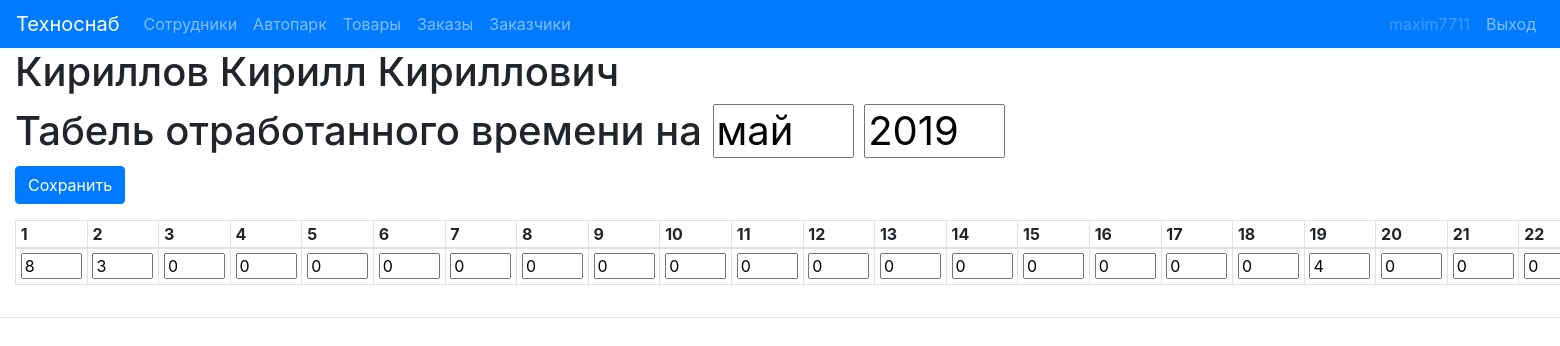
Screenshot of /workers/tabel/9/ (signed in) with the database file from the repository.
### workers/models.py (models this page shows, shortened)
class Tabel_time(models.Model):
    worker = models.ForeignKey(Worker, verbose_name="Сотрудник", null=True, on_delete=models.SET_NULL)
    day1 = models.IntegerField(verbose_name="Количество часов", null=True, default=0)
    day2 = models.IntegerField(verbose_name="Количество часов", null=True, default=0)
    day3 = models.IntegerField(verbose_name="Количество часов", null=True, default=0)
    day4 = models.IntegerField(verbose_name="Количество часов", null=True, default=0)
    day5 = models.IntegerField(verbose_name="Количество часов", null=True, default=0)
    day6 = models.IntegerField(verbose_name="Количество часов", null=True, default=0)
    day7 = models.IntegerField(verbose_name="Количество часов", null=True, default=0)
    day8 = models.IntegerField(verbose_name="Количество часов", null=True, default=0)
    day9 = models.IntegerField(verbose_name="Количество часов", null=True, default=0)
    day10 = models.IntegerField(verbose_name="Количество часов", null=True, default=0)
    day11 = models.IntegerField(verbose_name="Количество часов", null=True, default=0)
    day12 = models.IntegerField(verbose_name="Количество часов", null=True, default=0)
    day13 = models.IntegerField(verbose_name="Количество часов", null=True, default=0)
    day14 = models.IntegerField(verbose_name="Количество часов", null=True, default=0)
    day15 = models.IntegerField(verbose_name="Количество часов", null=True, default=0)
    day16 = models.IntegerField(verbose_name="Количество часов", null=True, default=0)
    day17 = models.IntegerField(verbose_name="Количество часов", null=True, default=0)
    day18 = models.IntegerField(verbose_name="Количество часов", null=True, default=0)
    day19 = models.IntegerField(verbose_name="Количество часов", null=True, default=0)
    day20 = models.IntegerField(verbose_name="Количество часов", null=True, default=0)
    day21 = models.IntegerField(verbose_name="Количество часов", null=True, default=0)
    day22 = models.IntegerField(verbose_name="Количество часов", null=True, default=0)
    day23 = models.IntegerField(verbose_name="Количество часов", null=True, default=0)
    day24 = models.IntegerField(verbose_name="Количество часов", null=True, default=0)
    day25 = models.IntegerField(verbose_name="Количество часов", null=True, default=0)
    day26 = models.IntegerField(verbose_name="Количество часов", null=True, default=0)
    day27 = models.IntegerField(verbose_name="Количество часов", null=True, default=0)
    day28 = models.IntegerField(verbose_name="Количество часов", null=True, default=0)
    day29 = models.IntegerField(verbose_name="Количество часов", null=True, default=0)
    day30 = models.IntegerField(verbose_name="Количество часов", null=True, default=0)
    day31 = models.IntegerField(verbose_name="Количество часов", null=True, default=0)
    data = models.DateField(null=True)

class Worker(models.Model):
    first_name = models.CharField(max_length=20, verbose_name="Имя")
    middle_name = models.CharField(max_length=20, verbose_name="Фамилия")
    last_name = models.CharField(max_length=20, verbose_name="Отчество")
    phone = models.CharField(max_length=12, verbose_name="Телефон", unique=True)
    passport_seria = models.CharField(max_length=4, verbose_name="Серия Паспорта")
    passport_number = models.CharField(max_length=6, verbose_name="Номер Паспорта")
    passport_issued = models.CharField(max_length=100, verbose_name="Паспорт выдан")
    passport_date = models.DateField(verbose_name="Дата выдачи", null=True)
    adress = models.CharField(max_length=100, verbose_name="Адрес")
    P_position = models.ForeignKey(Position, verbose_name="Должность", null=True, on_delete=models.SET_NULL)
    T_work = models.ForeignKey(Type_work, verbose_name="Тип работы", null=True, on_delete=models.SET_NULL)
    time = models.IntegerField(verbose_name="Время работы", null=True)
    passport_img = models.ImageField(null=True, blank=True, upload_to="pasport_img/", verbose_name="Скан паспорта")
    def __str__(self):
        return self.middle_name + " " + self.first_name + " " + self.last_name
    class Meta:
        verbose_name = "Работник"
        verbose_name_plural ="Работники"

### workers/views.py (the view)
# urls.py: path('tabel/<int:id>/', views.tabel),
def tabel(request, id):
    try:
        tab = Tabel_time.objects.get(worker_id=id)
        if request.method == "POST":
            tab.worker = id
            tab.day1 = request.POST.get("day1")
            tab.day2 = request.POST.get("day2")
            tab.day3 = request.POST.get("day3")
            tab.day4 = request.POST.get("day4")
            tab.day5 = request.POST.get("day5")
            tab.day6 = request.POST.get("day6")
            tab.day7 = request.POST.get("day7")
            tab.day8 = request.POST.get("day8")
            tab.day9 = request.POST.get("day9")
            tab.day10 = request.POST.get("day10")
            tab.day11 = request.POST.get("day11")
            tab.day12 = request.POST.get("day12")
            tab.day13 = request.POST.get("day13")
            tab.day14 = request.POST.get("day14")
            tab.day15 = request.POST.get("day15")
            tab.day16 = request.POST.get("day16")
            tab.day17 = request.POST.get("day17")
            tab.day18 = request.POST.get("day18")
            tab.day19 = request.POST.get("day19")
            tab.day20 = request.POST.get("day20")
            tab.day21 = request.POST.get("day21")
            tab.day22 = request.POST.get("day22")
            tab.day23 = request.POST.get("day23")
            tab.day24 = request.POST.get("day24")
            tab.day25 = request.POST.get("day25")
            tab.day26 = request.POST.get("day26")
            tab.day27 = request.POST.get("day27")
            tab.day28 = request.POST.get("day28")
            tab.day29 = request.POST.get("day29")
            tab.day30 = request.POST.get("day30")
            tab.day31 = request.POST.get("day31")
            tab.save()
            return HttpResponseRedirect("/workers")
        else:
            return render(request, 'table_time.html', {'tab': tab})
    except Tabel_time.DoesNotExist:
        if request.method == "POST":
            tabel.worker = id
            tabel.save()
            return HttpResponseRedirect("/workers")
        else:
            return render(request, "table_time.html", {"tabel": tabel})

### workers/templates/table_time.html (shortened to what this page needs)
{% extends 'base.html' %}
{% block filesLink %}
{% load static %}
{% endblock %}
{% block content %}
	<container>
		<div class="row">
			<div class="col-12">
				<div class="form-group">
					<h1>{{tab.worker}}</h1>
					<h1>Табель отработанного времени на <input type="text" size="1" value='май'> <input type="text" size="1" value="2019"></h1>
					<form method="POST">
						<p><input type="submit" class="btn btn-primary" value="Сохранить" ></p>
						<table class="table-sm table-bordered">
							<thead>
								<tr>
									<th>1</th>
									<th>2</th>
									<th>3</th>
									<th>4</th>
									<th>5</th>
									<th>6</th>
									<th>7</th>
									<th>8</th>
									<th>9</th>
									<th>10</th>
									<th>11</th>
									<th>12</th>
									<th>13</th>
									<th>14</th>
									<th>15</th>
									<th>16</th>
									<th>17</th>
									<th>18</th>
									<th>19</th>
									<th>20</th>
									<th>21</th>
									<th>22</th>
								</tr>
							</thead>
							<tbody>
								<tr>
									<td><input type="text" name="day1" size="1" value="{{tab.day1}}"></td>
									<td><input type="text" name="day2" size="1" value="{{tab.day2}}"></td>
									<td><input type="text" name="day3" size="1" value="{{tab.day3}}"></td>
									<td><input type="text" name="day4" size="1" value="{{tab.day4}}"></td>
									<td><input type="text" name="day5" size="1" value="{{tab.day5}}"></td>
									<td><input type="text" name="day6" size="1" value="{{tab.day6}}"></td>
									<td><input type="text" name="day7" size="1" value="{{tab.day7}}"></td>
									<td><input type="text" name="day8" size="1" value="{{tab.day8}}"></td>
									<td><input type="text" name="day9" size="1" value="{{tab.day9}}"></td>
									<td><input type="text" name="day10" size="1" value="{{tab.day10}}"></td>
									<td><input type="text" name="day11" size="1" value="{{tab.day11}}"></td>
									<td><input type="text" name="day12" size="1" value="{{tab.day12}}"></td>
									<td><input type="text" name="day13" size="1" value="{{tab.day13}}"></td>
									<td><input type="text" name="day14" size="1" value="{{tab.day14}}"></td>
									<td><input type="text" name="day15" size="1" value="{{tab.day15}}"></td>
									<td><input type="text" name="day16" size="1" value="{{tab.day16}}"></td>
									<td><input type="text" name="day17" size="1" value="{{tab.day17}}"></td>
									<td><input type="text" name="day18" size="1" value="{{tab.day18}}"></td>
									<td><input type="text" name="day19" size="1" value="{{tab.day19}}"></td>
									<td><input type="text" name="day20" size="1" value="{{tab.day20}}"></td>
									<td><input type="text" name="day21" size="1" value="{{tab.day21}}"></td>
									<td><input type="text" name="day22" size="1" value="{{tab.day22}}"></td>
								</tr>
							</tbody>
						</table>
					</form>
				</div>
			</div>
		</div>
	</container>
{% endblock %}

### main/templates/base.html (shortened to what this page needs)
<!DOCTYPE html>
<html lang="en">
<head>
	{% load static %}
	<link rel="stylesheet" href="https://stackpath.bootstrapcdn.com/bootstrap/4.4.1/css/bootstrap.min.css">
	<link rel="stylesheet" href="{% static 'css/reset.css' %}">
	<link rel="stylesheet" href="{% static 'css/BaseStyle.css' %}">
</head>
<body>
 <nav class="navbar navbar-expand-lg  navbar-dark bg-primary">
  <a class="navbar-brand" href="#">Техноснаб</a>
  <div class="collapse navbar-collapse" id="navbarSupportedContent">
	   <ul class="navbar-nav mr-auto">
				      {% url 'workers' as url_workers %}
								{% url 'cars' as url_cars %}
								{% url 'services' as url_services %}
								{% url 'orders' as url_orders %}
								{% url 'customers' as url_customers %}
								{% url 'login' as url_login %}
								{% url 'logout' as url_logout %}
								{% url 'register' as url_register %}
								<li class="nav-item "><a class="nav-link {% if url_workers == request.path %}active{% endif %}" href="{{url_workers}}">Сотрудники</a></li>
								<li class="nav-item "><a class="nav-link {% if url_cars == request.path %}active{% endif %} " href="{{url_cars}}">Автопарк</a></li>
								<li class="nav-item "><a class="nav-link {% if url_services == request.path %}active{% endif %}" href="{{url_services}}">Товары</a></li>
								<li class="nav-item "><a class="nav-link {% if url_orders == request.path %}active{% endif %}" href="{{url_orders}}">Заказы</a></li>
								<li class="nav-item "><a class="nav-link {% if url_customers == request.path %}active{% endif %}" href="{{url_customers}}">Заказчики</a></li>
				    </ul>
				    <form class="form-inline my-2 my-lg-0">
						    <ul class="navbar-nav ">
								{% if user.is_staff %}
									<li class="nav-item "><a class="nav-link disabled" href="{{url_register}}">{{request.user}}</a></li>
									<li class="nav-item "><a class="nav-link {% if url_logout == request.path %}active{% endif %}" href="{{url_logout}}">Выход</a></li>
								{% else %}
									<li class="nav-item "><a class="nav-link {% if url_login == request.path %}active{% endif %}" href="{{url_login}}">Авторизация</a></li>
								{% endif %}
							</ul>
    </form>
  </div>
</nav>
	<div class="container-fluid">
		<div class="row">
			<div class="col">
	{% if request.user.is_authenticated  %}
	{% block content%}
	{% endblock %}
	{% else %}
		<h1>Вы не авторизованы</h1>
	{% endif %}
			</div>
		</div>
	</div>
	<footer class="footer text-muted justify ">
					<hr>
	</footer>
</body>
</html>

### rows the page displays
Tabel_time: worker "Кириллов Кирилл Кириллович", day1 "8", day2 "3", day3 "0", day4 "0", day5 "0", day6 "0", day7 "0", day8 "0", day9 "0", day10 "0", day11 "0", day12 "0", day13 "0", day14 "0", day15 "0", day16 "0", day17 "0", day18 "0", day19 "4", day20 "0", day21 "0", day22 "0"

### other values shown
{{ request.user }} "maxim7711"
